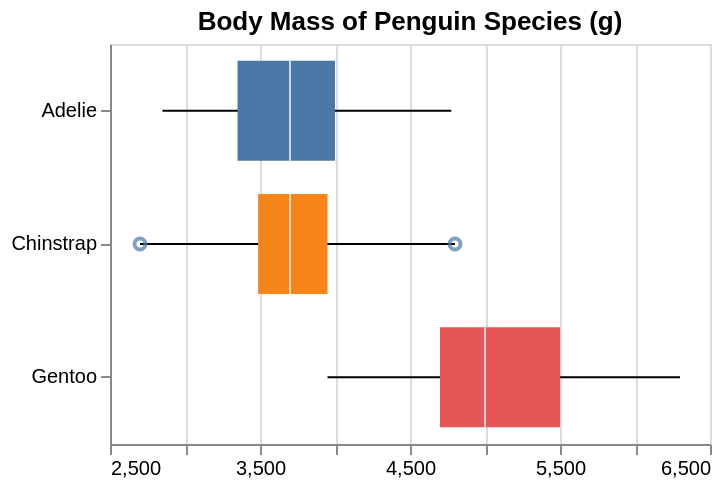

Source (Vega-Lite JSON):
### Vega specification from a JSON file in a GitHub repository (floating-point values rounded to 4 significant figures)
{"$schema": "https://vega.github.io/schema/vega/v6.json", "background": "white", "padding": 5, "width": 300, "height": 200, "title": {"text": "Body Mass of Penguin Species (g)", "frame": "group"}, "style": "cell", "data": [{"name": "source_0", "values": [{"Species": "Adelie", "lower": 2850, "q1": 3350, "median": 3700, "q3": 4000, "upper": 4775, "outliers": []}, {"Species": "Chinstrap", "lower": 2700, "q1": 3488.0, "median": 3700, "q3": 3950, "upper": 4800, "outliers": [2700, 4800]}, {"Species": "Gentoo", "lower": 3950, "q1": 4700, "median": 5000, "q3": 5500, "upper": 6300, "outliers": []}]}, {"name": "data_1", "source": "source_0", "transform": [{"type": "filter", "expr": "isValid(datum[\"lower\"]) && isFinite(+datum[\"lower\"])"}]}, {"name": "data_2", "source": "source_0", "transform": [{"type": "filter", "expr": "isValid(datum[\"q1\"]) && isFinite(+datum[\"q1\"])"}]}, {"name": "data_3", "source": "source_0", "transform": [{"type": "filter", "expr": "isValid(datum[\"median\"]) && isFinite(+datum[\"median\"])"}]}, {"name": "data_4", "source": "source_0", "transform": [{"type": "flatten", "fields": ["outliers"], "as": ["outliers"]}, {"type": "filter", "expr": "isValid(datum[\"outliers\"]) && isFinite(+datum[\"outliers\"])"}]}], "marks": [{"name": "layer_0_marks", "type": "rule", "style": ["rule"], "from": {"data": "data_1"}, "encode": {"update": {"stroke": {"value": "black"}, "description": {"signal": "\"lower: \" + (format(datum[\"lower\"], \"\")) + \"; Species: \" + (isValid(datum[\"Species\"]) ? isArray(datum[\"Species\"]) ? join(datum[\"Species\"], ' ') : datum[\"Species\"] : \"\"+datum[\"Species\"]) + \"; upper: \" + (format(datum[\"upper\"], \"\"))"}, "x": {"scale": "x", "field": "lower"}, "x2": {"scale": "x", "field": "upper"}, "y": {"scale": "y", "field": "Species", "band": 0.5}}}}, {"name": "layer_1_marks", "type": "rect", "style": ["bar"], "from": {"data": "data_2"}, "encode": {"update": {"fill": {"scale": "color", "field": "Species"}, "ariaRoleDescription": {"value": "bar"}, "description": {"signal": "\"q1: \" + (format(datum[\"q1\"], \"\")) + \"; Species: \" + (isValid(datum[\"Species\"]) ? isArray(datum[\"Species\"]) ? join(datum[\"Species\"], ' ') : datum[\"Species\"] : \"\"+datum[\"Species\"]) + \"; q3: \" + (format(datum[\"q3\"], \"\"))"}, "x": {"scale": "x", "field": "q1"}, "x2": {"scale": "x", "field": "q3"}, "y": {"scale": "y", "field": "Species"}, "height": {"signal": "max(0.25, bandwidth('y'))"}}}}, {"name": "layer_2_marks", "type": "rect", "style": ["tick"], "from": {"data": "data_3"}, "encode": {"update": {"opacity": {"value": 0.7}, "fill": {"value": "white"}, "ariaRoleDescription": {"value": "tick"}, "description": {"signal": "\"median: \" + (format(datum[\"median\"], \"\")) + \"; Species: \" + (isValid(datum[\"Species\"]) ? isArray(datum[\"Species\"]) ? join(datum[\"Species\"], ' ') : datum[\"Species\"] : \"\"+datum[\"Species\"])"}, "y": {"scale": "y", "field": "Species"}, "height": {"signal": "max(0.25, bandwidth('y'))"}, "xc": {"scale": "x", "field": "median"}, "width": {"value": 1}}}}, {"name": "layer_3_marks", "type": "symbol", "style": ["point", "boxplot-outliers"], "from": {"data": "data_4"}, "encode": {"update": {"opacity": {"value": 0.7}, "fill": {"value": "transparent"}, "stroke": {"value": "#4c78a8"}, "ariaRoleDescription": {"value": "point"}, "description": {"signal": "\"outliers: \" + (format(datum[\"outliers\"], \"\")) + \"; Species: \" + (isValid(datum[\"Species\"]) ? isArray(datum[\"Species\"]) ? join(datum[\"Species\"], ' ') : datum[\"Species\"] : \"\"+datum[\"Species\"])"}, "x": {"scale": "x", "field": "outliers"}, "y": {"scale": "y", "field": "Species", "band": 0.5}}}}], "scales": [{"name": "x", "type": "linear", "domain": {"fields": [{"data": "data_1", "field": "lower"}, {"data": "data_1", "field": "upper"}, {"data": "data_2", "field": "q1"}, {"data": "data_2", "field": "q3"}, {"data": "data_3", "field": "median"}, {"data": "data_4", "field": "outliers"}]}, "range": [0, {"signal": "width"}], "zero": false, "nice": true}, {"name": "y", "type": "band", "domain": {"fields": [{"data": "data_1", "field": "Species"}, {"data": "data_2", "field": "Species"}, {"data": "data_3", "field": "Species"}, {"data": "data_4", "field": "Species"}], "sort": true}, "range": [0, {"signal": "height"}], "paddingInner": 0.25, "paddingOuter": 0.125}, {"name": "color", "type": "ordinal", "domain": {"data": "data_2", "field": "Species", "sort": true}, "range": "category"}], "axes": [{"scale": "x", "orient": "bottom", "gridScale": "y", "grid": true, "tickCount": {"signal": "ceil(width/40)"}, "domain": false, "labels": false, "aria": false, "maxExtent": 0, "minExtent": 0, "ticks": false, "zindex": 0}, {"scale": "x", "orient": "bottom", "grid": false, "labelFlush": true, "labelOverlap": true, "tickCount": {"signal": "ceil(width/40)"}, "zindex": 0}, {"scale": "y", "orient": "left", "grid": false, "zindex": 0}]}
